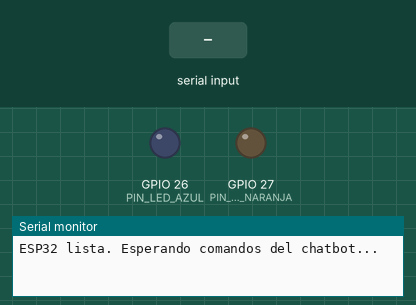
The sketch below on a simulated ESP32. On the bench: output pins drawn as LEDs (lit = HIGH), the last lines printed to the serial monitor. Inputs (shaded band) come from the test bench.

Above: at 1.2 s.
1.3 s: "AZUL ON\n" received over Serial
At 2.5 s:
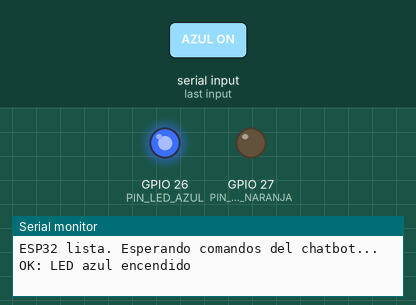
2.8 s: "NARANJA ON\n" received over Serial
At 3.8 s:
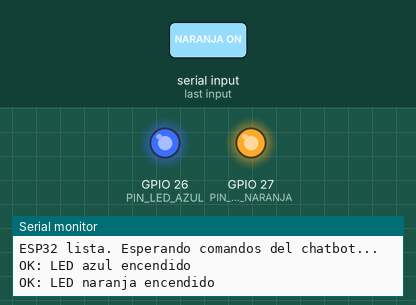
4.3 s: "AZUL OFF\n" received over Serial
At 5.0 s:
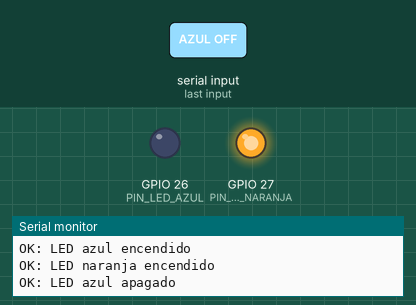
Timing chart, 0 to 7.3 s (numbered marks = the images above; inputs shaded):
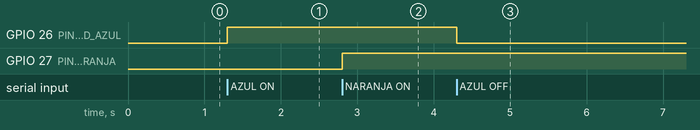

The sketch:

Logica_Chatbot.ino
```cpp
/*
  ============================================================
  ESP32 - Ejecutor de comandos para el chatbot domestico
  ============================================================

  Este sketch NO interpreta lenguaje natural: recibe comandos
  simples ya decididos por el chatbot en Python (que usa la
  API de DeepSeek para interpretar la voz del usuario) a
  través del puerto Serie (USB), y enciende/apaga los LEDs.

  Conexiones (según el circuito):
    - LED azul -> resistencia -> GPIO 26
    - LED naranja  -> resistencia -> GPIO 27
    - Cátodos de ambos LEDs -> GND

  Comandos que entiende (una línea de texto terminada en '\n'):
    AZUL ON
    AZUL OFF
    NARANJA ON
    NARANJA OFF
    TODO ON
    TODO OFF
    ESTADO
  ============================================================
*/

const int PIN_LED_AZUL = 26;
const int PIN_LED_NARANJA  = 27;

bool estadoAzul = false;
bool estadoNaranja  = false;

String buffer = "";

void setup() {
  Serial.begin(115200);
  pinMode(PIN_LED_AZUL, OUTPUT);
  pinMode(PIN_LED_NARANJA, OUTPUT);
  digitalWrite(PIN_LED_AZUL, LOW);
  digitalWrite(PIN_LED_NARANJA, LOW);
  Serial.println("ESP32 lista. Esperando comandos del chatbot...");
}

void ejecutarComando(String cmd) {
  cmd.trim();
  cmd.toUpperCase();

  if (cmd == "AZUL ON") {
    estadoAzul = true;
    digitalWrite(PIN_LED_AZUL, HIGH);
    Serial.println("OK: LED azul encendido");
  } else if (cmd == "AZUL OFF") {
    estadoAzul = false;
    digitalWrite(PIN_LED_AZUL, LOW);
    Serial.println("OK: LED azul apagado");
  } else if (cmd == "NARANJA ON") {
    estadoNaranja = true;
    digitalWrite(PIN_LED_NARANJA, HIGH);
    Serial.println("OK: LED naranja encendido");
  } else if (cmd == "NARANJA OFF") {
    estadoNaranja = false;
    digitalWrite(PIN_LED_NARANJA, LOW);
    Serial.println("OK: LED naranja apagado");
  } else if (cmd == "TODO ON") {
    estadoAzul = true;
    estadoNaranja = true;
    digitalWrite(PIN_LED_AZUL, HIGH);
    digitalWrite(PIN_LED_NARANJA, HIGH);
    Serial.println("OK: Ambos LEDs encendidos");
  } else if (cmd == "TODO OFF") {
    estadoAzul = false;
    estadoNaranja = false;
    digitalWrite(PIN_LED_AZUL, LOW);
    digitalWrite(PIN_LED_NARANJA, LOW);
    Serial.println("OK: Ambos LEDs apagados");
  } else if (cmd == "ESTADO") {
    String estado = "ESTADO Azul=";
    estado += estadoAzul ? "ON" : "OFF";
    estado += " Naranja=";
    estado += estadoNaranja ? "ON" : "OFF";
    Serial.println(estado);
  } else if (cmd.length() > 0) {
    Serial.println("ERROR: comando no reconocido -> " + cmd);
  }
}

void loop() {
  while (Serial.available()) {
    char c = Serial.read();
    if (c == '\n' || c == '\r') {
      if (buffer.length() > 0) {
        ejecutarComando(buffer);
        buffer = "";
      }
    } else {
      buffer += c;
    }
  }
}
```

Measured:
- after the input at 1.3 s, GPIO 26 (PIN_LED_AZUL): LOW → HIGH at once
- after the input at 2.8 s, GPIO 27 (PIN_LED_NARANJA): LOW → HIGH at once
- after the input at 4.3 s, GPIO 26 (PIN_LED_AZUL): HIGH → LOW at once
